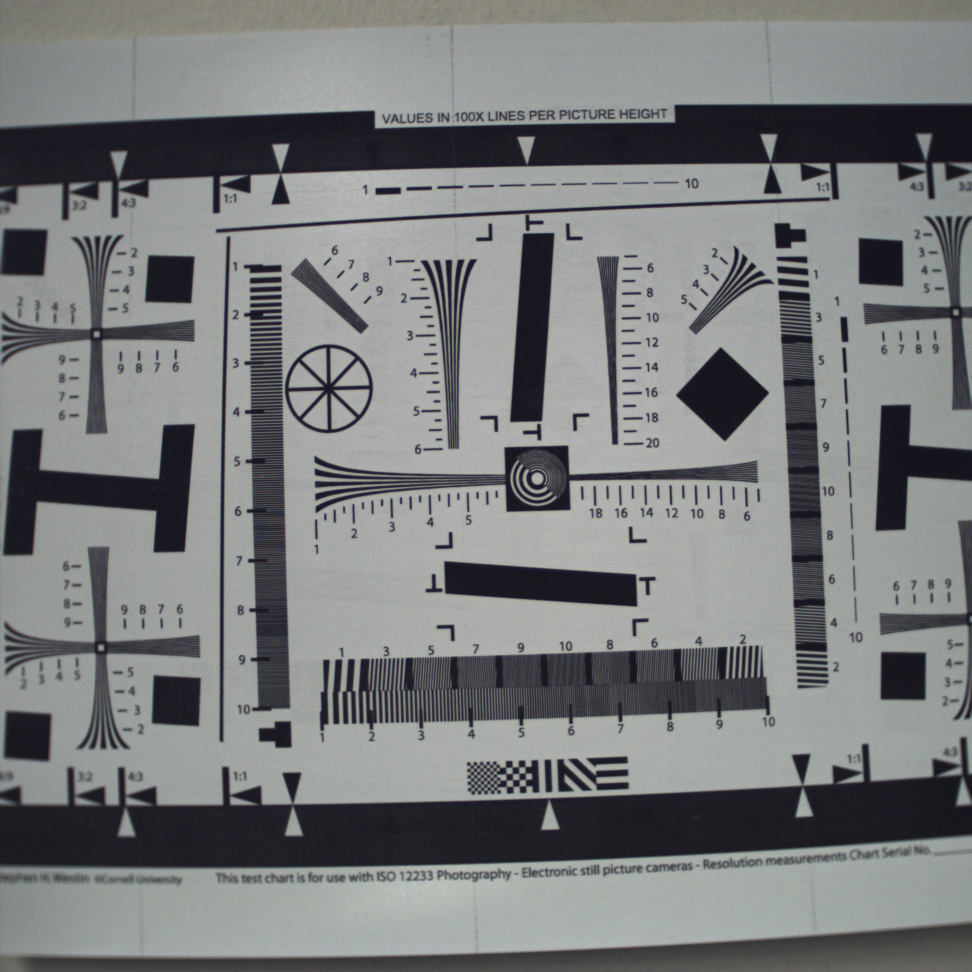
#> input picture vid_image2.jpg, 1944 x 1944 px, found by its file name (shown at 1/2 size)
$ python _Image_Detect.py
#> lines starting #> are read from the running program, lines starting #| are printed output that depends on the picture
# -*- coding: utf-8 -*-
"""
Created on Tue Jun 20 16:42:38 2017

This method detects a region within an image on which to perform MTF analysis.

@author: Gus
"""

import cv2
import numpy as np
import matplotlib.pyplot as plt

""" Settings """
target_path_vert = "C:/Users/Gus/Documents/GitHub/testing_code/target2.PNG"
image_path = "C:/Users/Gus/Documents/GitHub/testing_code/vid_image2.jpg"
# image_path = "C:/Users/Gus/Documents/GitHub/testing_code/target2.PNG"

def TEST():
    vertical = True
    pixel_pitch_mm = 2.2/1000
    raw_image = cv2.imread(image_path)
#> raw_image is the input picture: shape (1944, 1944, 3); mean B, G, R 123.8, 123, 120.9
    grey_image = grey_img(raw_image)
    target_coords = find_target(grey_image, vert = vertical, display = True)
    roi = grab_roi(target_coords[0],target_coords[1],grey_image)
    # cv2.imshow("ROI", roi)
    upline, downline = grab_line(roi, vert = vertical)
    MTF_curve(upline, pixel_pitch_mm)

def find_target(grey_image, vert = True, num_scales = 10, display = False):
#> called with vert = True, num_scales = 10, display = True
    templ = cv2.imread(target_path_vert)
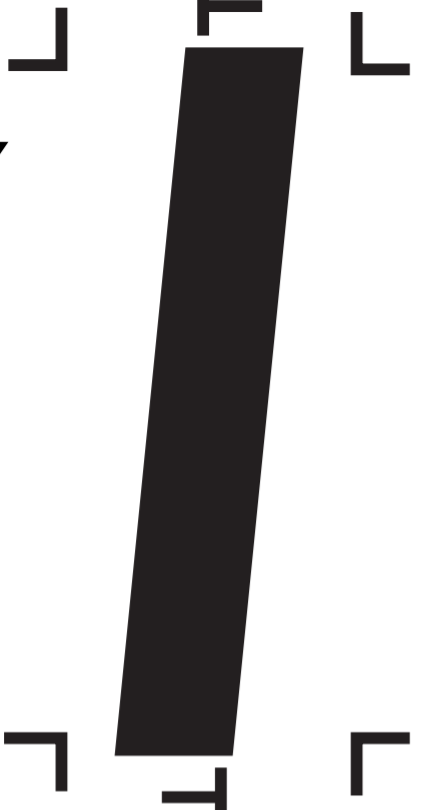
#> input picture target2.PNG, 424 x 810 px, found by its file name
#> templ is the input picture: shape (810, 424, 3); mean B, G, R 195.8, 195.6, 196.6
    templ = cv2.cvtColor(templ, cv2.COLOR_BGR2GRAY)
#> templ: shape (810, 424)
    if not vert:
        templ = cv2.transpose(templ)
        templ = cv2.flip(templ,1)

    img2 = grey_image

    method = cv2.TM_CCORR_NORMED

    scales = np.geomspace(0.1,10,num_scales)

    best_max = 0
    best_match = None

    for scale in scales:
        resiz = cv2.resize(templ, (0,0), fx = scale, fy = scale)

        if resiz.shape[0] > img2.shape[0] or resiz.shape[1] > img2.shape[1]:
            continue
        # Step 2: Get the size of the template. This is the same size as the match.
        trows,tcols = resiz.shape[:2]

        img = img2.copy()

        result = cv2.matchTemplate(resiz, img, method)

        min_val, max_val, min_loc, max_loc = cv2.minMaxLoc(result)

        # If the method is TM_SQDIFF or TM_SQDIFF_NORMED, take minimum
        if method in [cv2.TM_SQDIFF, cv2.TM_SQDIFF_NORMED]:
            MPx,MPy = min_loc
        else:
            MPx,MPy = max_loc

        if max_val > best_max:
            best_max = max_val
            best_match = [(MPx,MPy),(MPx+tcols,MPy+trows)]
#> this loop made 10 passes
#> (min_val, max_val, min_loc, MPx, MPy, best_max, best_match) on passes 1, 4: (0.546, 0.95, (1832, 242), 110, 367, 0.95, [(110, 367), (152, 448)]), (0.67, 0.967, (899, 468), 966, 493, 0.967, [(966, 493), (1163, 869)])
#> (min_val, max_val, min_loc, MPx, MPy) on passes 2, 3, 5, 6, 7: (0.54, 0.946, (1814, 213), 157, 681), (0.637, 0.941, (242, 877), 134, 681), (0.742, 0.909, (831, 243), 912, 380), (0.77, 0.868, (508, 685), 838, 47), (0.78, 0.843, (303, 0), 661, 99)
#> pass 1, in find_target, `result = cv2.matchTemplate(resiz, img, method)`:
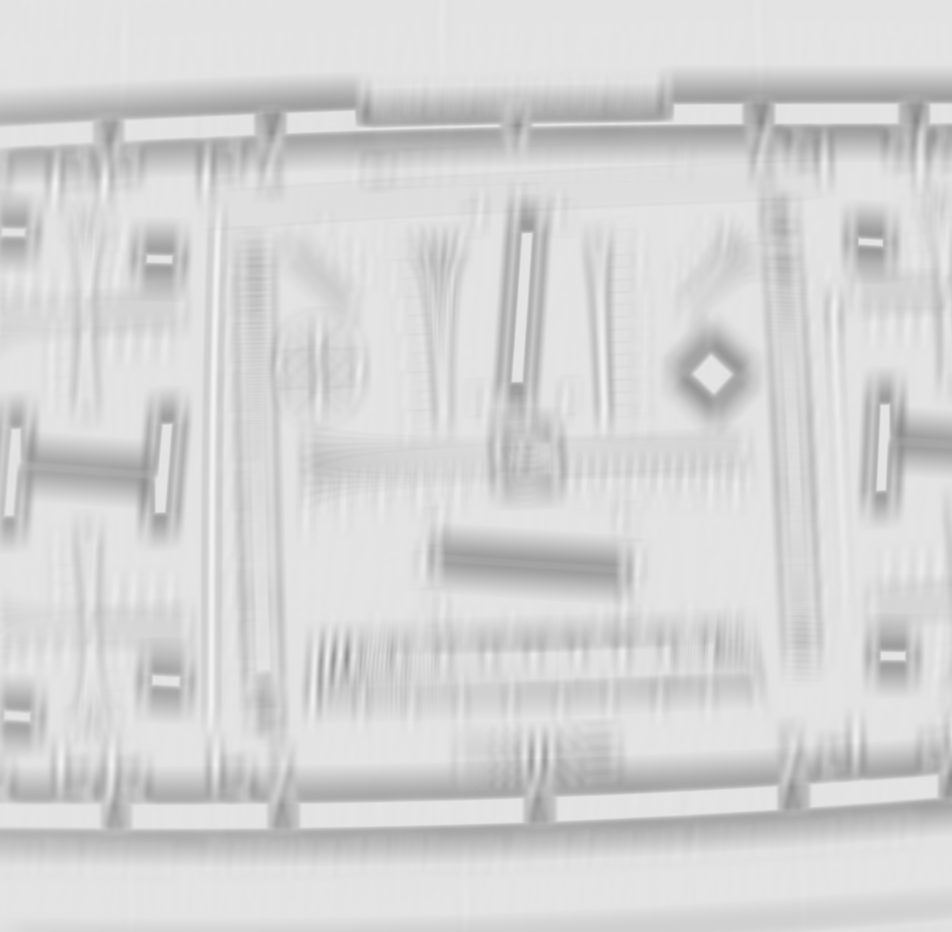
#> result: shape (1864, 1903) float32 (shown at 1/2 size); min 0.546, max 0.95, mean 0.837
#> after the loop:
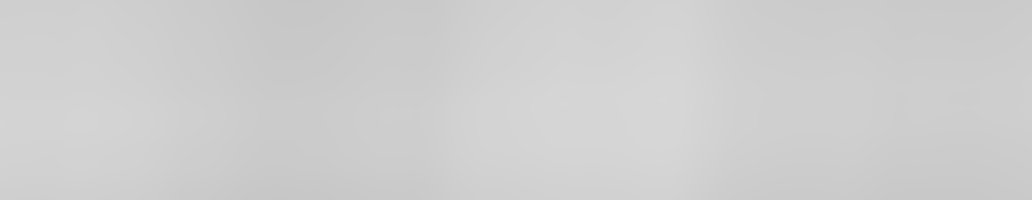
#> result: shape (200, 1032) float32; min 0.78, max 0.843, mean 0.812
#> after the loop, best_max = 0.967

    if best_match is None:
        return None

    # Step 3: Draw the rectangle on large_image
    cv2.rectangle(img2, best_match[0], best_match[1],(0,0,255),2)
#> img2: shape (1944, 1944); min 0, max 195, mean 122.3

    small= cv2.resize(img2, (0,0), fx = 0.5, fy = 0.5)
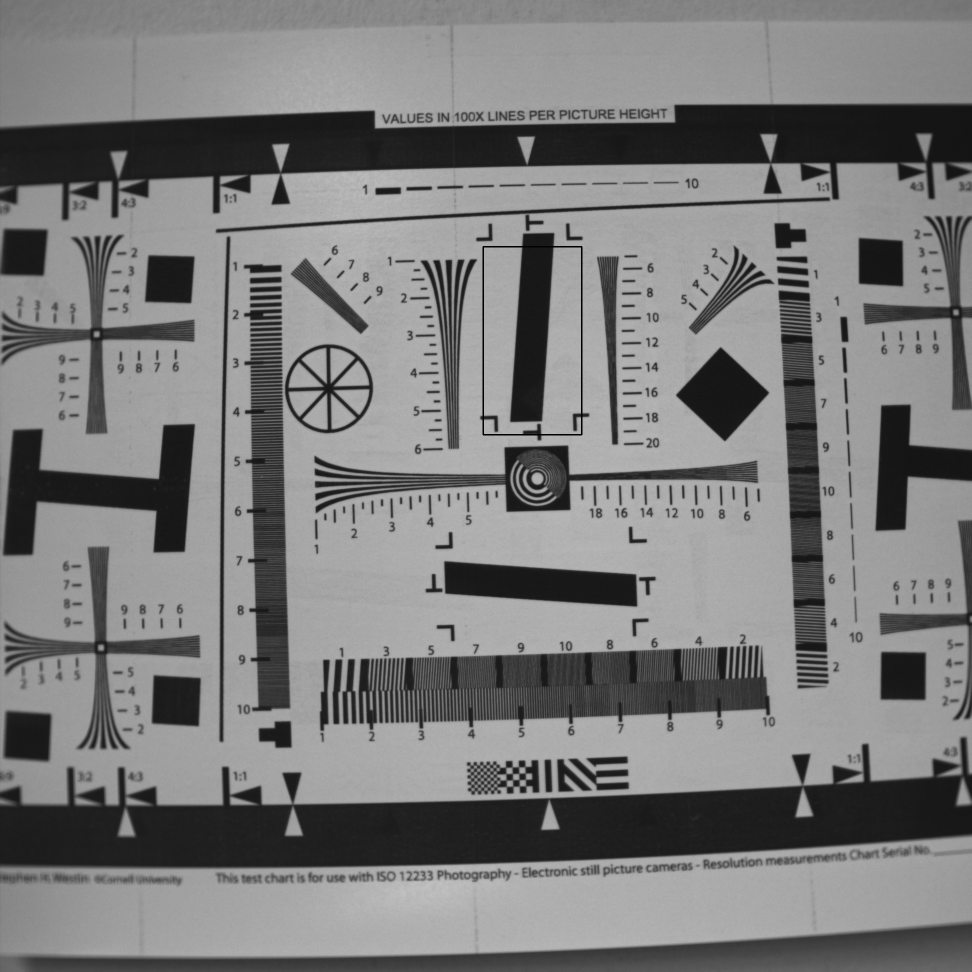
#> small: shape (972, 972); min 0, max 194, mean 122.5
#> in TEST, `target_coords = find_target(grey_image, vert = vertical, display = True)`: target_coords = [(966, 493), (1163, 869)]

    if display:
        cv2.imshow("Matches", small)

    return best_match

def grey_img(image):
    if len(image.shape) is 3:
        return cv2.cvtColor(image, cv2.COLOR_BGR2GRAY)
    else:
        return image

def grab_roi(corner1, corner2, grey_image):
#> called with corner1 = (966, 493), corner2 = (1163, 869)
    x1 = corner1[1]
    y1 = corner1[0]
    x2 = corner2[1]
    y2 = corner2[0]
    if x2>x1 and y2>y1:
        return grey_image[x1:x2,y1:y2]
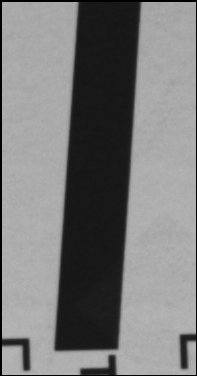
#> returned value: shape (376, 197); min 0, max 184, mean 121.6
    if x2>x1 and not y2>y1:
        return grey_image[x1:x2,y2:y1]
    if not x2>x1 and y2>y1:
        return grey_image[x2:x1,y1:y2]
    else:
        return grey_image[x2:x1,y2:y1]

def grab_line(roi_image, vert = True):
    # trim ROI to only include the tilted thing
#> called with vert = True
    L,W = roi_image.shape
#> L = 376; W = 197
    roi_image = roi_image[int(0.2*L):int(0.8*L),int(0.2*W):int(0.8*W)]
    #cv2.imshow("trimmed ROI", roi_image)

    if vert:
        roi_image = cv2.transpose(roi_image)
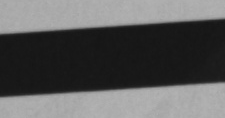
#> roi_image: shape (118, 225); min 21, max 179, mean 92.1

    sums = np.sum(roi_image, 1)
#> sums = 118 values, max 38680 at index 2, min 5303 at index 39, mean 20720.7
    sums = sums.astype(float)
    norm_sums = (sums-min(sums))/(max(sums)-min(sums))
#> norm_sums = 118 values, max 1 at index 2, min 0 at index 39, mean 0.462
    norm_diff = np.ediff1d(norm_sums)
#> norm_diff = 117 values, max 0.073 at index 91, min -0.0662 at index 26, mean -2.25e-05

    # find the points closest to half way
    inds = (np.abs(norm_sums-0.5)).argsort()
#> inds = 118 values, max 117 at index 81, min 0 at index 112, mean 58.5

    upline = None
    downline = None

    for ind in inds:
        if upline is not None and downline is not None:
            break
        if upline is None:
            if norm_diff[ind] > 0:
                upline = roi_image[ind,:]
        if downline is None:
            if norm_diff[ind] < 0:
                downline = roi_image[ind,:]
#> this loop made 3 passes
#> ind on passes 1 to 3: 26, 89, 90
#> after the loop, downline = 225 values, max 173 at index 30, min 22 at index 195, mean 95.13; upline = 225 values, max 175 at index 210, min 24 at index 4, mean 93.85

# [7 lines of commented-out code are left out]
    return upline, downline

def MTF_curve(line, pixel_pitch_mm):
#> called with line = array of shape (225,), pixel_pitch_mm = 0.0022
    sfr = line
#> sfr has the same summary as upline in grab_line
    sfr = sfr/max(sfr)
#> sfr = 225 values, max 1 at index 210, min 0.137 at index 4, mean 0.536
    plt.figure("sfr")
    plt.plot(sfr)

    lsf = np.diff(sfr)
#> lsf = 224 values, max 0.0457 at index 159, min -0.0229 at index 135, mean 0.0036
    # lsf = np.absolute(lsf)
    plt.plot(lsf)

    mtf = np.absolute(np.fft.fft(lsf))
#> mtf = 224 values, max 0.806 at index 0, min 0.0157 at index 80, mean 0.127
    freq = np.fft.fftfreq(mtf.shape[0])
    spac_freq = freq/pixel_pitch_mm
    mtf = mtf[freq>0]
#> mtf = 111 values, max 0.73 at index 0, min 0.0157 at index 79, mean 0.124
    spac_freq = spac_freq[freq>0]
#> spac_freq = 111 values from 2.03 to 225.2
    plt.figure("mtf")
    plt.plot(spac_freq,mtf)

if __name__ == "__main__":
    sums = TEST()
#> figure, not shown here; curve peaks at x = 210, y = 1; curve peaks at x = 159, y = 0.0457
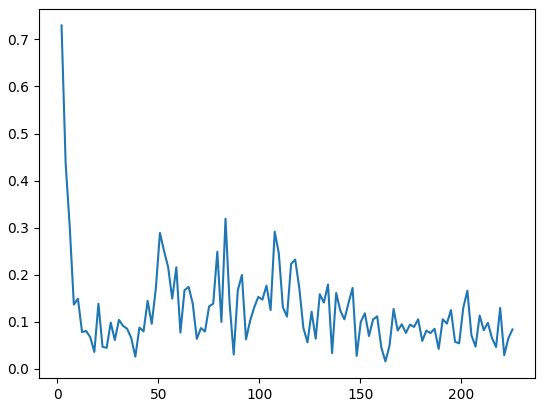
#> figure drawn by matplotlib, 1 panel; curve peaks at x = 2.03, y = 0.73
